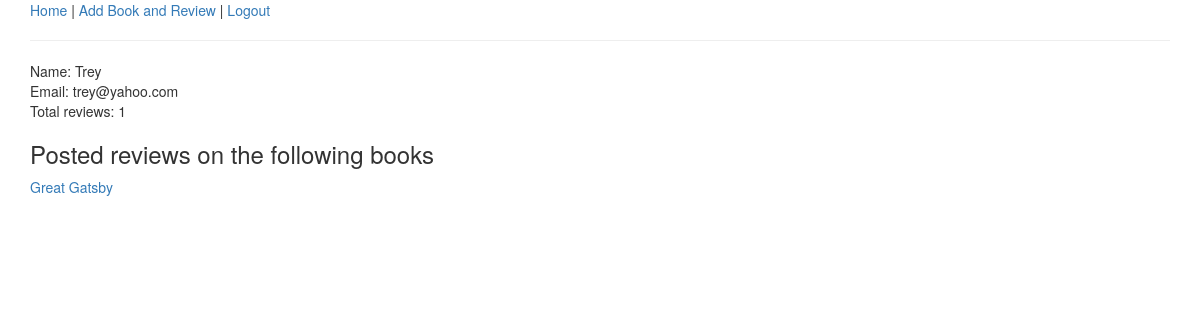
Screenshot of /users/3/ with the database file from the repository.
### apps/bookreview/models.py (models this page shows)
class User(models.Model):
	first_name = models.TextField(blank=False, max_length=20, null=True)
	last_name = models.TextField(blank=False, max_length=20,null=True)
	email = models.TextField(blank=False, max_length=20,null=True)
	description = models.TextField(blank=False, max_length=500,null=True)
	password = models.TextField(blank=False, max_length=20,null=True)
	created_at = models.DateField(null=True)
	updated_at = models.DateField(null=True)
	class Meta:
		db_table = 'user'

class Review(models.Model):
	review = models.TextField(blank=False, max_length=250, null=True)
	user = models.ForeignKey(User, related_name="user")
	book = models.ForeignKey(Book, related_name="book")
	rating = models.IntegerField(blank=False, null=True)
	created_at = models.DateField(null=True)
	updated_at = models.DateField(null=True)
	class Meta:
		db_table = 'review'

class Book(models.Model):
	title = models.TextField(blank=False, max_length=20, null=True)
	author = models.TextField(blank=False, max_length=20,null=True)
	created_at = models.DateField(null=True)
	updated_at = models.DateField(null=True)
	class Meta:
		db_table = 'book'

### apps/bookreview/views.py (the view)
# urls.py: url(r'^users/(?P<user_id>\d+)/$', views.show_user, name="show_user"),
def show_user(request, user_id):
	user = User.objects.get(id=user_id)
	reviews = Review.objects.all().filter(user=user)
	review = Review.objects.filter(user=user)
	context = {
	'user': user,
	'review': review,
	'reviews': reviews
	}
	return render(request, 'bookreview/showuser.html', context)

### apps/bookreview/templates/bookreview/showuser.html (shortened to what this page needs)
<!DOCTYPE html>
<html>
<head>
	<link rel="stylesheet" href="https://maxcdn.bootstrapcdn.com/bootstrap/3.3.5/css/bootstrap.min.css">
</head>
<body>
	<div class="container">
	<a href="/dashboard">Home</a>
	<span>|</span>
	<a href="/add">Add Book and Review</a>
	<span>|</span>
	<a href="/logout">Logout</a>
	<hr>
		Name: {{user.first_name}}
		<br>
		Email: {{user.email}}
		<br>
		Total reviews: {{review.count}}
		<h3>Posted reviews on the following books</h3>
		{%  for review in reviews %}
			<a href="/books/{{review.book.id}}">
			{{review.book.title}}</a>
			<br>
		{%endfor%}
	</div>
</body>
</html>

### rows the page displays
User: first_name "Trey", email "trey@yahoo.com"
Review: book "Great Gatsby"

### other values shown
{{ review.count }} "1"
